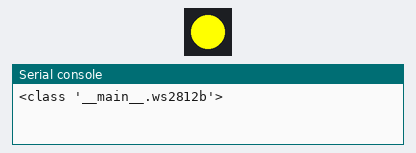
Bench run of a program on a simulated Raspberry Pi Pico running MicroPython. Shown: 1 RGB LEDs in strip order, left to right, the last lines printed to the serial console. Dim RGB values are drawn brighter than linear. At 2.0 s the program stops and its outputs stay as they are.

Above: at 0.1 s.
At 1.1 s:
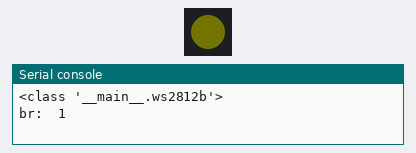
Timing chart, 0 to 2.6 s (numbered marks = the images above):
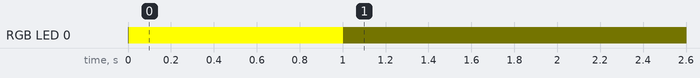

Measured:
- by itself, RGB LED 0: off → RGB(255, 255, 0) at 0.00 s, → RGB(1, 1, 0) 1.0 s later

The program:

_RP2040-Zero_WS2812_____.py
```python
import array, time
from machine import Pin
import rp2

@rp2.asm_pio(sideset_init=rp2.PIO.OUT_LOW, out_shiftdir=rp2.PIO.SHIFT_LEFT, autopull=True, pull_thresh=24)
def ws2812():
    T1 = 2
    T2 = 5
    T3 = 3
    wrap_target()                                   # type: ignore
    label("bitloop")                                # type: ignore
    out(x, 1)               .side(0)    [T3 - 1]    # type: ignore
    jmp(not_x, "do_zero")   .side(1)    [T1 - 1]    # type: ignore
    jmp("bitloop")          .side(1)    [T2 - 1]    # type: ignore
    label("do_zero")                                # type: ignore
    nop()                   .side(0)    [T2 - 1]    # type: ignore
    wrap()                                          # type: ignore

#delay here is the reset time. You need a pause to reset the LED strip back to the initial LED
#however, if you have quite a bit of processing to do before the next time you update the strip
#you could put in delay=0 (or a lower delay)
class ws2812b:
    def __init__(self, num_leds, state_machine, pin, delay=0.001):
        self.pixels = array.array("I", [0 for _ in range(num_leds)])
        self.sm = rp2.StateMachine(state_machine, ws2812, freq=8000000, sideset_base=Pin(pin))
        self.sm.active(1)
        self.num_leds = num_leds
        self.delay = delay
        self.brightnessvalue = 255

    # Set the overal value to adjust brightness when updating leds
    def brightness(self, brightness = None):
        if brightness == None:
            return self.brightnessvalue
        else:
            if (brightness < 1):
                brightness = 1
        if (brightness > 255):
            brightness = 255
        self.brightnessvalue = brightness
        return self.brightnessvalue

      # Create a gradient with two RGB colors between "pixel1" and "pixel2" (inclusive)
    def set_pixel_line_gradient(self, pixel1, pixel2, left_red, left_green, left_blue, right_red, right_green, right_blue):
        if pixel2 - pixel1 == 0: return

        right_pixel = max(pixel1, pixel2)
        left_pixel = min(pixel1, pixel2)

        for i in range(right_pixel - left_pixel + 1):
            fraction = i / (right_pixel - left_pixel)
            red = round((right_red - left_red) * fraction + left_red)
            green = round((right_green - left_green) * fraction + left_green)
            blue = round((right_blue - left_blue) * fraction + left_blue)

            self.set_pixel(left_pixel + i, red, green, blue)

      # Set an array of pixels starting from "pixel1" to "pixel2" to the desired color.
    def set_pixel_line(self, pixel1, pixel2, red, green, blue):
        for i in range(pixel1, pixel2+1):
            self.set_pixel(i, red, green, blue)

    def set_pixel(self, pixel_num, red, green, blue):
        # Adjust color values with brightnesslevel
        blue = round(blue * (self.brightness() / 255))
        red = round(red * (self.brightness() / 255))
        green = round(green * (self.brightness() / 255))

        self.pixels[pixel_num] = blue | red << 8 | green << 16

    # rotate x pixels to the left
    def rotate_left(self, num_of_pixels):
        if num_of_pixels == None:
            num_of_pixels = 1
        self.pixels = self.pixels[num_of_pixels:] + self.pixels[:num_of_pixels]

    # rotate x pixels to the right
    def rotate_right(self, num_of_pixels):
        if num_of_pixels == None:
            num_of_pixels = 1
        num_of_pixels = -1 * num_of_pixels
        self.pixels = self.pixels[num_of_pixels:] + self.pixels[:num_of_pixels]

    def show(self):
        for i in range(self.num_leds):
            self.sm.put(self.pixels[i],8)
        time.sleep(self.delay)

    def fill(self, red, green, blue):
        for i in range(self.num_leds):
            self.set_pixel(i, red, green, blue)
        time.sleep(self.delay)


print(str(ws2812b))

led = ws2812b(1, 0, 16)	# 参数1：LED灯个数， 参数2:固定填0，参数3：Pin端口号

led.fill(255, 0, 0)
led.set_pixel(0, 255, 255, 0) # 设置第一个像素，为红色
#led.set_pixel_line(1, 3, 255, 255, 0)
# led.set_pixel_line_gradient(0, 8, 255, 0, 0, 0, 255, 0)# 设置渐变
led.show()
time.sleep(1)

led.brightness(1)
led.set_pixel(0, 255, 255, 0) # 设置第一个像素，为红色
print("br: ", led.brightnessvalue)
led.rotate_left(1)
led.rotate_right(1)
led.show()
time.sleep(1)
```
